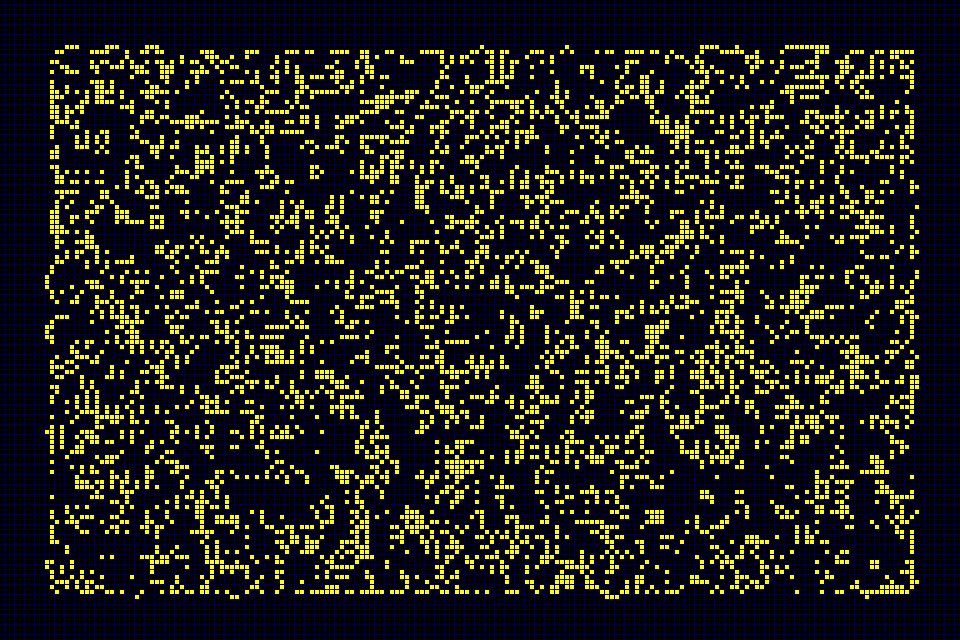
Frame 1 (no input)
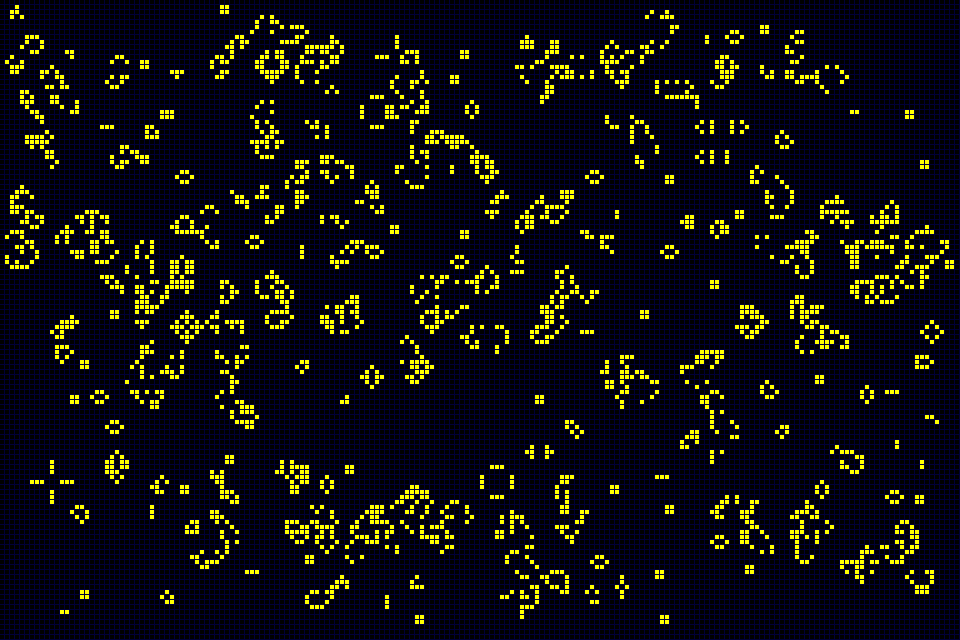
Frame 60 (the mouse pressed at the canvas centre just before this capture)
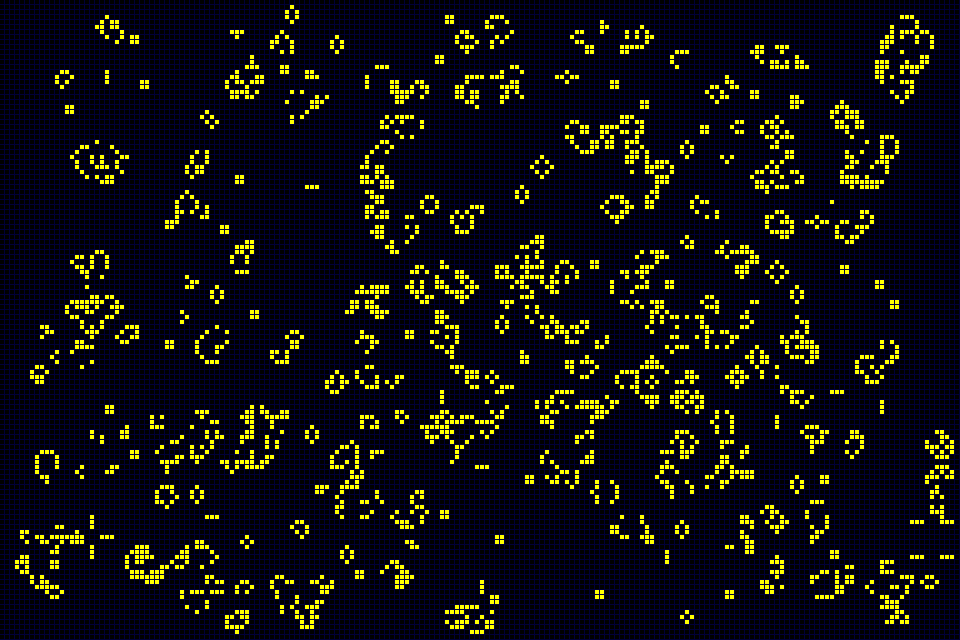
Frame 120 (the mouse held since frame 60 and released just before this capture)

The Processing sketch that drew these frames (run headless with seeded random() and noise(); from frame 60 on, the mouse is pressed at the canvas centre):

// Processing sketch: game_of_life
// ── game_of_life.pde

int w, cols, rows;
int[][] board, next;

void setup() {
  size(960, 640);
  w = 5;
  cols = floor(width / w);
  rows = floor(height / w);
  board = new int[cols][rows];
  next = new int[cols][rows];
  reset();
}

void draw() {
  background(0,0,55);
  generate();
  for ( int i = 0; i < cols;i++) {
    for ( int j = 0; j < rows;j++) {
      if ((board[i][j] == 1)) {
        fill(255, 255, 0);
      } else {
        fill(0);
      }
      noStroke();
      rect(i * w, j * w, w-1, w-1);
    }
  }

}

// reset board when mouse is pressed
void mousePressed() {
  reset();
}

// Fill board randomly
void reset() {
  for (int i = 0; i < cols; i++) {
    for (int j = 0; j < rows; j++) {
      if (i<10 || j<10 || i>cols-10 || j>rows-10) {  // Lining the edges with 0s
        board[i][j] = 0;
      } else { // Filling the rest randomly
        board[i][j] = floor(random(2));
      }
      next[i][j] = 0;
    }
  }
}

// The process of creating the new generation
void generate() {

  // Loop through every spot in our 2D array and check spots neighbors
  for (int x = 1; x < cols - 1; x++) {
    for (int y = 1; y < rows - 1; y++) {
      // Add up all the states in a 3x3 surrounding grid
      int neighbors = 0;
      for (int i = -1; i <= 1; i++) {
        for (int j = -1; j <= 1; j++) {
          neighbors += board[x+i][y+j];
        }
      }

      // A little trick to subtract the current cell's state since
      // we added it in the above loop
      neighbors -= board[x][y];
      // Rules of Life
      if ((board[x][y] == 1) && (neighbors <  2)) {
        next[x][y] = 0; // Loneliness
      } else if ((board[x][y] == 1) && (neighbors >  3)) {
        next[x][y] = 0; // Overpopulation
      } else if ((board[x][y] == 0) && (neighbors == 3)) {
        next[x][y] = 1; // Reproduction
      } else {
        next[x][y] = board[x][y]; // Stasis
      }
    }
  }

  // Swap!
  int[][] temp = board;
  board = next;
  next = temp;
}
